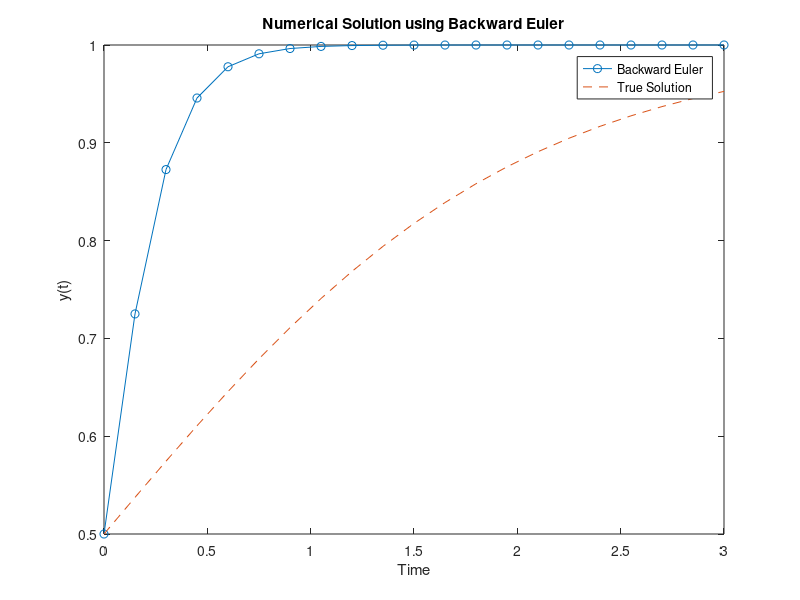

Reproduce this figure in MATLAB.
function [t, y] = backwardEulerStiffExample()

    % Define the differential equation and initial condition
    f = @(t, y) y + 8*y^2 - 9*y^3;
    y0 = 1/2;

    % Define the time span
    tspan = [0, 3];

    % Set the step size
    h = 0.15;

    % Initialize arrays to store results
    t = tspan(1):h:tspan(2);
    y = zeros(size(t));

    % Set the initial condition
    y(1) = y0;

    % Solve using Backward Euler
    for i = 1:length(t)-1
        % Use Newton's method to solve for the next value
        y(i+1) = backwardEulerStep(t(i), y(i), h, f);
    end

    % Plot the results
    figure;
    plot(t, y, 'o-', 'DisplayName', 'Backward Euler');
    hold on;

    % Plot the true solution
    trueSolution = @(t) 1 ./ (1 + exp(-t));
    trueValues = trueSolution(t);
    plot(t, trueValues, '--', 'DisplayName', 'True Solution');

    xlabel('Time');
    ylabel('y(t)');
    title('Numerical Solution using Backward Euler');
    legend();

end

function y_new = backwardEulerStep(t, y, h, f)
    % Use Newton's method to solve for the next value in Backward Euler
    tol = 1e-8;
    maxIter = 100;
    z = y; % Initial guess

    for iter = 1:maxIter
        g = z - y - h * f(t + h, z);
        g_prime = 1 - h * (1 + 16*z - 27*z^2);
        z_new = z - g / g_prime;

        % Check for convergence
        if abs(z_new - z) < tol
            y_new = z_new;
            return;
        end

        z = z_new;
    end

    error('Newton''s method did not converge.');
end

%%%%%%%%%%%%%%%%%%%%%%%%%%%%%%%%%%%%%%%%%


%%%%%%%%%%%%%%%%%%%%%%%%%%%%%%%%%%%%%%%%
%% Example usage
f = @(t, y) y + 8 * y^2 - 9 * y^3; % Your ODE function here
tspan = [0 3];
y0 = 1/2;
h = 0.15;
tol = 1e-8;

% [t, y] = backward_euler_solver(f, tspan, y0, h, tol);
% function [t, y] = backward_euler_solver(f, tspan, y0, h, tol)
t = tspan(1):h:tspan(2);
y = zeros(length(t), length(y0));
y(1, :) = y0;

for i = 1:length(t) - 1
    % Newton's Method to solve the implicit equation
    z = y(i, :); % Initial guess
    f_value = @(z) z - y(i, :) - h * (z + 8 * z^2 - 9 * z^3);
    df_value = @(z) 1 - h * (1 + 16 * z - 27 * z^2) - h * (16 * z + 8);
    znew = z - f_value(z) / df_value(z);
    
    % Continue Newton's Method until convergence
    while norm(znew - z) > tol
        z = znew;
        znew = z - f_value(z) / df_value(z);
    end
    
    % Update the solution
    y(i + 1, :) = znew;
end
% end


% Plot the solution
plot(t, y, '-o');
xlabel('t');
ylabel('y');
title('Backward Euler Method with Newton''s Method');

%%%%%%%%%%%%%%%%%%%%%%%%%%%%%%%%%%%%%%%%
%%%%%%%%%%%%%%%%%%%%%%%%%%%%%%%%%%%%%%%%